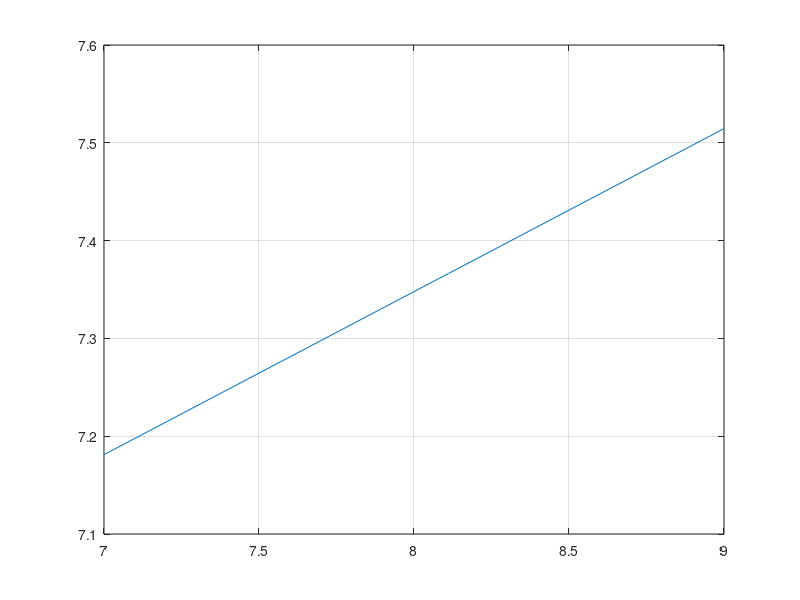

The MATLAB script that drew this image:
clear all
close all
clc
third = 6.769;
forth = 7.32;
fifth = 7.875;
sixth = 7.083;
seventh = 7.04;
eigth = linspace(7,9,10)

for i = 1:length(eigth)
   cgpa(i) = (third + forth + fifth + sixth + seventh + eigth(i))/6
end
plot(eigth,cgpa)
grid on